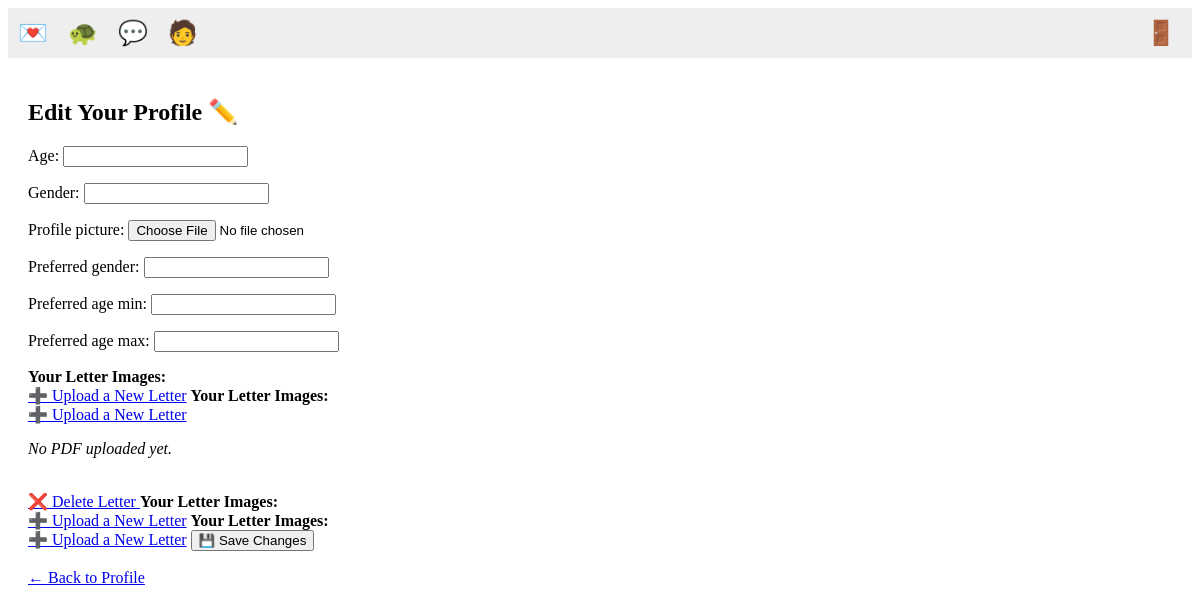
The app's page /profile/edit/ (signed in), older data.
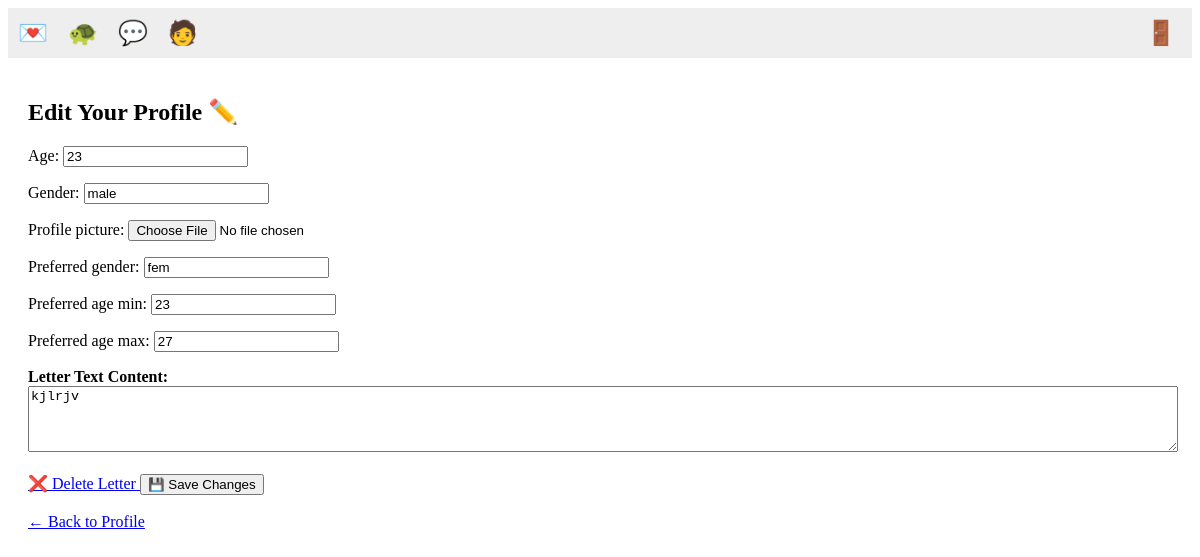
The same page, newer data.
### core/models.py (models this page shows)
class Profile(models.Model):
    user = models.OneToOneField(User, on_delete=models.CASCADE)
    age = models.IntegerField(blank=True, null=True)
    gender = models.CharField(max_length=20, blank=True, null=True)
    profile_picture = models.ImageField(upload_to='profiles/', blank=True, null=True)
    preferred_gender = models.CharField(max_length=20, blank=True, null=True)
    preferred_age_min = models.IntegerField(blank=True, null=True)
    preferred_age_max = models.IntegerField(blank=True, null=True)

class Letter(models.Model):
    profile = models.ForeignKey(Profile, on_delete=models.CASCADE)
    letter_type = models.CharField(max_length=10, choices=[('text', 'Text'), ('image', 'Image'), ('pdf', 'PDF')])
    text_content = models.TextField(blank=True, null=True)
    pdf = models.FileField(upload_to='letters/pdf/', blank=True, null=True)
    created_at = models.DateTimeField(auto_now_add=True)

### core/views.py (the view)
# urls.py: path('profile/edit/', views.edit_profile, name='edit_profile'),
@login_required
def edit_profile(request):
    profile = request.user.profile
    letters = Letter.objects.filter(profile=profile)
    if request.method == 'POST':
        form = ProfileForm(request.POST, request.FILES, instance=profile)
        if form.is_valid():
            form.save()
            letter_id = request.POST.get('letter_id')
            new_text = request.POST.get('text_content', '').strip()
            if letter_id and new_text:
                try:
                    letter = Letter.objects.get(id=letter_id, profile=profile, letter_type='text')
                    letter.text_content = new_text
                    letter.save()
                except Letter.DoesNotExist:
                    pass  # No crash if no such letter
            return redirect('view_profile')
    else:
        form = ProfileForm(instance=profile)
    return render(request, 'edit_profile.html', {'form': form, 'letters': letters})

### core/forms.py
class ProfileForm(forms.ModelForm):
    class Meta:
        model = Profile
        fields = [
            'age',
            'gender',
            'profile_picture',
            'preferred_gender',
            'preferred_age_min',
            'preferred_age_max'
        ]

### core/templates/edit_profile.html (shortened to what this page needs)
{% extends 'base.html' %}
{% block content %}
<h2>Edit Your Profile ✏️</h2>
<form method="POST" enctype="multipart/form-data">
    {{ form.as_p }}
    {% if letters %}
        {% for letter in letters %}
            {% if letter.letter_type == "text" %}
                <label for="id_text_content"><strong>Letter Text Content:</strong></label><br>
                <textarea name="text_content" rows="4" style="width: 100%;">{{ letter.text_content }}</textarea>
                <br><br>
                <a href="{% url 'delete_letter' letter.id %}" class="btn btn-sm btn-danger"
                   onclick="return confirm('Are you sure you want to delete this letter?');">
                   ❌ Delete Letter
                </a>
            {% elif letter.letter_type == "image" %}
                <label><strong>Your Letter Images:</strong></label><br>
                {% if letter.images.exists %}
                    <div style="display: flex; flex-wrap: wrap; gap: 15px; margin-bottom: 15px;">
                        {% for img in letter.images.all %}
                            <div style="position: relative; display: inline-block;">
                                <img src="{{ img.image.url }}" alt="Letter Image"
                                     style="max-width: 200px; border-radius: 8px; box-shadow: 0 0 5px rgba(0,0,0,0.1);">
                                <a href="{% url 'delete_letter_image' img.id %}"
                                   onclick="return confirm('Delete this image?');"
                                   style="position: absolute; top: 5px; right: 5px; background: rgba(255,0,0,0.8);
                                   color: white; border-radius: 50%; padding: 3px 8px; text-decoration: none;
                                   font-weight: bold; font-size: 14px;">
                                    ×
                                </a>
                            </div>
                        {% endfor %}
                    </div>
                    <a href="{% url 'add_letter_images' letter.id %}" class="btn btn-sm btn-primary">➕ Upload More Images</a>
                {% else %}
                    <a href="{% url 'upload_letter' %}" class="btn btn-sm btn-primary">➕ Upload a New Letter</a>
                {% endif %}
            {% elif letter.letter_type == "pdf" %}
                {% if letter.pdf %}
                    <p>📄 <a href="{{ letter.pdf.url }}" target="_blank">View PDF Letter</a></p>
                {% else %}
                    <p><em>No PDF uploaded yet.</em></p>
                {% endif %}
                <br>
                <a href="{% url 'delete_letter' letter.id %}" class="btn btn-sm btn-danger"
                   onclick="return confirm('Are you sure you want to delete this letter?');">
                   ❌ Delete Letter
                </a>
            {% endif %}
        {% endfor %}
    {% endif %}
    <button type="submit" class="btn btn-success">💾 Save Changes</button>
</form>
<br>
<a href="{% url 'view_profile' %}" class="btn btn-secondary">← Back to Profile</a>
{% endblock %}

Row changes from the older to the newer data that the page shows:
removed Letter: shows "Your Letter Images:", letter_type "➕ Upload a New Letter"
removed Letter: shows "Your Letter Images:", letter_type "➕ Upload a New Letter"
removed Letter: letter_type "No PDF uploaded yet."
removed Letter: shows "Your Letter Images:", letter_type "➕ Upload a New Letter"
removed Letter: shows "Your Letter Images:", letter_type "➕ Upload a New Letter"
changed Profile: age (not shown) → "23"; gender (not shown) → "male"; preferred_gender (not shown) → "fem"; preferred_age_min (not shown) → "23"; preferred_age_max (not shown) → "27"
added Letter: text_content "kjlrjv"
